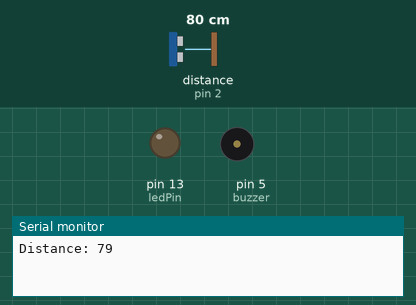
Simulated run of this sketch. Board: Arduino Uno, built with avr-gcc and run on an emulated ATmega328P. Parts: output pins drawn as LEDs (lit = HIGH), buzzer (waves = sounding), the last lines printed to the serial monitor. Wiring (inferred from the names in the program): ultrasonic range finder: trigger pin 3; echo pin 2. Inputs (shaded band) come from the test bench; at power-on: distance to the obstacle (sensor on pin 2) 80 cm. The echo pulse lasts 58.3 µs per cm; pins used as bus, display or sensor lines are not drawn.

Above: at 1.9 s.
2.0 s: distance to the obstacle (sensor on pin 2) set to 19 cm
4.4 s: distance to the obstacle (sensor on pin 2) set to 14 cm
At 6.5 s:
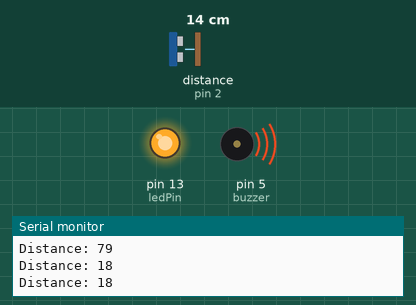
7.0 s: distance to the obstacle (sensor on pin 2) set to 18 cm
At 9.0 s:
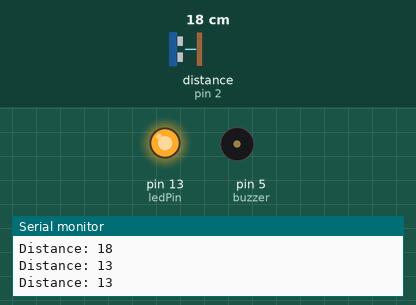
11.2 s: distance to the obstacle (sensor on pin 2) set to 2 cm
At 12.97 s:
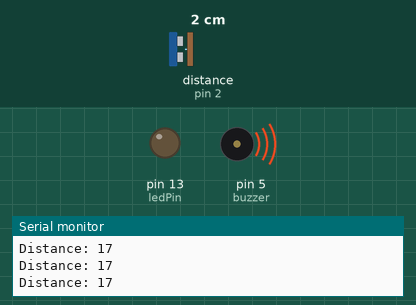
14.5 s: distance to the obstacle (sensor on pin 2) set to 35 cm
At 18.2 s:
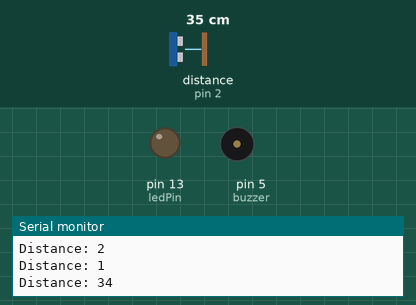
Timing chart, 0 to 19.7 s (numbered marks = the images above; inputs shaded):
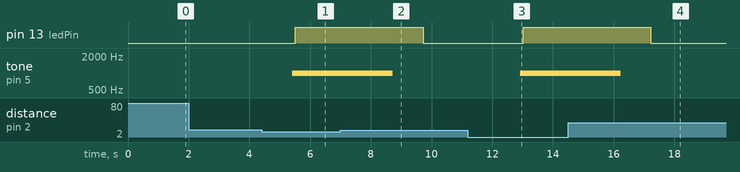

Measured:
- the behaviour switches between 17 and 16 cm on distance to the obstacle (sensor on pin 2) (found by bisection; images 0 and 1)
- after the input at 4.4 s, pin 13 (ledPin): LOW → HIGH after 1.1 s; tone on pin 5 (buzzer): silent → 1000 Hz after 1.0 s
- after the input at 7.0 s, pin 13 (ledPin): HIGH → LOW after 2.7 s; tone on pin 5 (buzzer): 1000 Hz → silent after 1.7 s
- after the input at 11.2 s, pin 13 (ledPin): LOW → HIGH after 1.8 s; tone on pin 5 (buzzer): silent → 1000 Hz after 1.7 s
- after the input at 14.5 s, pin 13 (ledPin): HIGH → LOW after 2.7 s; tone on pin 5 (buzzer): 1000 Hz → silent after 1.7 s

The sketch:

Buzzer__ultrasonic_sensor.ino
```cpp
// defines pins numbers
const int trigPin = 3;
const int echoPin = 2;
const int buzzer = 5;
const int ledPin = 13;

// defines variables
long duration;
int distance;
int safetyDistance;


void setup() {
pinMode(trigPin, OUTPUT); // Sets the trigPin as an Output
pinMode(echoPin, INPUT); // Sets the echoPin as an Input
pinMode(buzzer, OUTPUT);
pinMode(ledPin, OUTPUT);
Serial.begin(9600); // Starts the serial communication
}


void loop() {
// Clears the trigPin
digitalWrite(trigPin, LOW);
delayMicroseconds(2);

// Sets the trigPin on HIGH state for 10 micro seconds
digitalWrite(trigPin, HIGH);
delayMicroseconds(10);
digitalWrite(trigPin, LOW);

// Reads the echoPin, returns the sound wave travel time in microseconds
duration = pulseIn(echoPin, HIGH);

// Calculating the distance
distance= duration*0.034/2;

safetyDistance = distance;
if (safetyDistance <= 15){
 digitalWrite(buzzer, HIGH);
 delay(1000);
//  tone(buzzer, 1000); // tone() is the main function to use with a buzzer, it takes 2 or 3 parameteres (buzzer pin, sound frequency, duration)
//  delay(100);
  tone(buzzer, 1000); // You can also use noTone() to stop the sound it takes 1 parametere which is the buzzer pin
  delay(100);
  //digitalWrite(buzzer, LOW);
  //delay(100);

  digitalWrite(ledPin, HIGH);
  delay(1000);
}
else{
  digitalWrite(buzzer, LOW);
  delay(100);
  noTone(buzzer);
  delay(1000);

  digitalWrite(ledPin, LOW);
}

// Prints the distance on the Serial Monitor
Serial.print("Distance: ");
Serial.println(distance);
}
```
